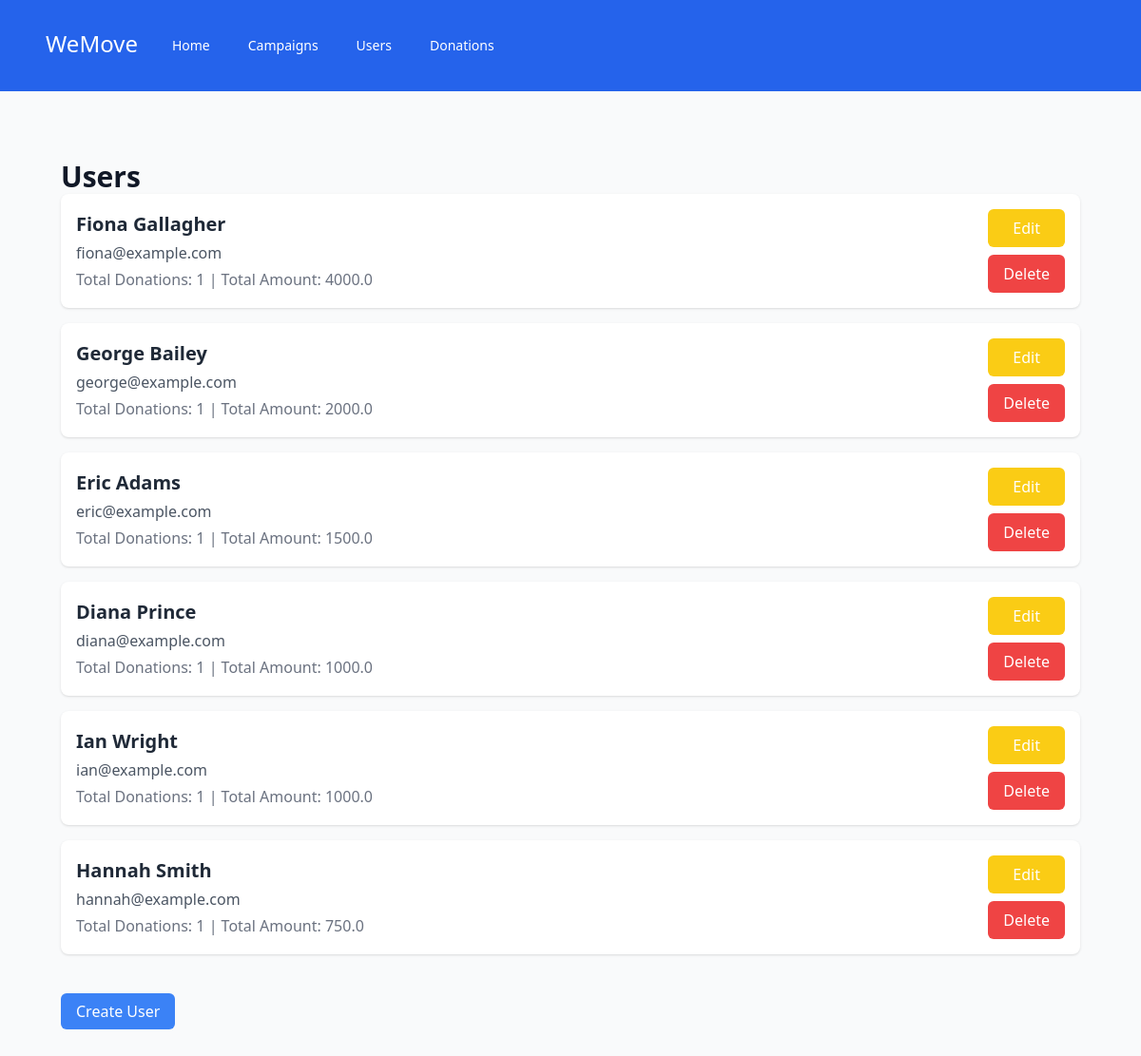
/users/, run on the app's committed database.
### tables this page shows
CREATE TABLE users (
    id INTEGER PRIMARY KEY AUTOINCREMENT,
    email TEXT UNIQUE NOT NULL,
    password_hash TEXT NOT NULL,
    name TEXT,
    created_at TEXT DEFAULT CURRENT_TIMESTAMP
);

### app/users/__init__.py (the view)
@bp.route('/', endpoint='user_list')
def get_users():
    db = get_db()
    user_results = db.execute(users.GET_ALL_USERS_WITH_CAMPAIGNS_AND_DONATIONS).fetchall()
    return render_template('users/list.html', users=user_results)

### app/database/db.py (called while the page is built)
def get_db():
    if 'db' not in g:
        g.db = sqlite3.connect(
            current_app.config['DATABASE'],
            detect_types=sqlite3.PARSE_DECLTYPES
        )
        g.db.row_factory = sqlite3.Row
    return g.db

### app/templates/users/list.html
{% extends "base.html" %}
{% block body %}
<div class="max-w-7xl mx-auto py-6 sm:px-6 lg:px-8">
    <h1 class="text-3xl font-semibold text-gray-900">Users</h1>
    <ul class="space-y-4">
        {% for user in users %}
            <li class="bg-white shadow rounded-lg p-4 flex justify-between items-center">
                <div class="space-y-1">
                    <h2 class="text-xl font-bold text-gray-800">
                        <a href="{{ url_for('users.user_detail', user_id=user.id) }}">
                            {{ user.name }}
                        </a>
                    </h2>
                    <p class="text-gray-600">{{ user.email }}</p>
                    <p class="text-gray-500">Total Donations: {{ user.total_donations }} | Total Amount: {{ user.total_amount }}</p>
                </div>
              <div class="flex flex-col space-y-2 ml-4">
                  <a href="{{ url_for('users.user_edit', user_id=user['id']) }}"
                    class="bg-yellow-400 hover:bg-yellow-500 text-white px-4 py-2 rounded-md text-center">
                      Edit
                  </a>
                  <form method="POST"
                        action="{{ url_for('users.user_delete', user_id=user['id']) }}"
                        onsubmit="return confirm('Are you sure you want to delete this user?');">
                      <button type="submit"
                              class="bg-red-500 hover:bg-red-600 text-white px-4 py-2 rounded-md w-full">
                          Delete
                      </button>
                  </form>
              </div>
            </li>
        {% endfor %}
    </ul>
</div>
<div class="max-w-7xl mx-auto py-6 sm:px-6 lg:px-8">
      <a href="{{ url_for('users.user_create') }}" class="bg-blue-500 text-white px-4 py-2 rounded-md">Create User</a>
</div>
{% endblock %}

### data on the page
users: name "Fiona Gallagher", email "fiona@example.com", total_donations "1", total_amount "4000.0"
users: name "George Bailey", email "george@example.com", total_donations "1", total_amount "2000.0"
users: name "Eric Adams", email "eric@example.com", total_donations "1", total_amount "1500.0"
users: name "Diana Prince", email "diana@example.com", total_donations "1", total_amount "1000.0"
users: name "Ian Wright", email "ian@example.com", total_donations "1", total_amount "1000.0"
users: name "Hannah Smith", email "hannah@example.com", total_donations "1", total_amount "750.0"
